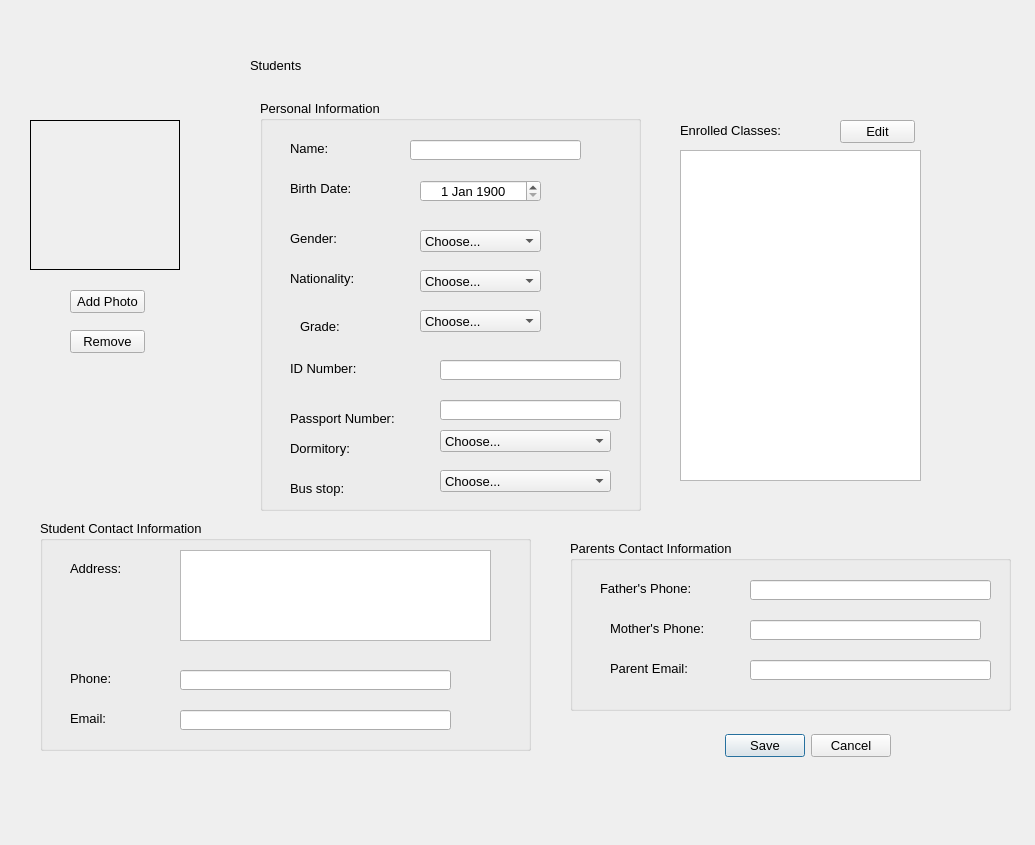
<?xml version="1.0" encoding="UTF-8"?>
<ui version="4.0">
 <class>EditStudentDialog</class>
 <widget class="QDialog" name="EditStudentDialog">
  <property name="geometry">
   <rect>
    <x>0</x>
    <y>0</y>
    <width>1035</width>
    <height>845</height>
   </rect>
  </property>
  <property name="font">
   <font>
    <pointsize>10</pointsize>
   </font>
  </property>
  <property name="windowTitle">
   <string>Dialog</string>
  </property>
  <widget class="QDialogButtonBox" name="buttonBox">
   <property name="geometry">
    <rect>
     <x>550</x>
     <y>730</y>
     <width>341</width>
     <height>32</height>
    </rect>
   </property>
   <property name="orientation">
    <enum>Qt::Horizontal</enum>
   </property>
   <property name="standardButtons">
    <set>QDialogButtonBox::Cancel|QDialogButtonBox::Save</set>
   </property>
  </widget>
  <widget class="QPushButton" name="btnAddPhoto">
   <property name="geometry">
    <rect>
     <x>70</x>
     <y>290</y>
     <width>75</width>
     <height>23</height>
    </rect>
   </property>
   <property name="text">
    <string>Add Photo</string>
   </property>
  </widget>
  <widget class="QGroupBox" name="groupBox_3">
   <property name="geometry">
    <rect>
     <x>570</x>
     <y>540</y>
     <width>441</width>
     <height>171</height>
    </rect>
   </property>
   <property name="title">
    <string>Parents Contact Information</string>
   </property>
   <widget class="QLabel" name="label_12">
    <property name="geometry">
     <rect>
      <x>30</x>
      <y>40</y>
      <width>101</width>
      <height>16</height>
     </rect>
    </property>
    <property name="text">
     <string>Father's Phone:</string>
    </property>
   </widget>
   <widget class="QLineEdit" name="leFathersPhone">
    <property name="geometry">
     <rect>
      <x>180</x>
      <y>40</y>
      <width>241</width>
      <height>20</height>
     </rect>
    </property>
   </widget>
   <widget class="QLabel" name="label_13">
    <property name="geometry">
     <rect>
      <x>40</x>
      <y>80</y>
      <width>101</width>
      <height>16</height>
     </rect>
    </property>
    <property name="text">
     <string>Mother's Phone:</string>
    </property>
   </widget>
   <widget class="QLineEdit" name="leMothersPhone">
    <property name="geometry">
     <rect>
      <x>180</x>
      <y>80</y>
      <width>231</width>
      <height>20</height>
     </rect>
    </property>
   </widget>
   <widget class="QLabel" name="label_14">
    <property name="geometry">
     <rect>
      <x>40</x>
      <y>120</y>
      <width>91</width>
      <height>16</height>
     </rect>
    </property>
    <property name="text">
     <string>Parent Email:</string>
    </property>
   </widget>
   <widget class="QLineEdit" name="leParentEmail">
    <property name="geometry">
     <rect>
      <x>180</x>
      <y>120</y>
      <width>241</width>
      <height>20</height>
     </rect>
    </property>
   </widget>
  </widget>
  <widget class="QGroupBox" name="groupBox">
   <property name="geometry">
    <rect>
     <x>260</x>
     <y>100</y>
     <width>381</width>
     <height>411</height>
    </rect>
   </property>
   <property name="title">
    <string>Personal Information</string>
   </property>
   <widget class="QLabel" name="label_3">
    <property name="geometry">
     <rect>
      <x>30</x>
      <y>40</y>
      <width>61</width>
      <height>16</height>
     </rect>
    </property>
    <property name="text">
     <string>Name:</string>
    </property>
   </widget>
   <widget class="QLineEdit" name="leName">
    <property name="geometry">
     <rect>
      <x>150</x>
      <y>40</y>
      <width>171</width>
      <height>20</height>
     </rect>
    </property>
   </widget>
   <widget class="QLabel" name="label_4">
    <property name="geometry">
     <rect>
      <x>30</x>
      <y>80</y>
      <width>71</width>
      <height>16</height>
     </rect>
    </property>
    <property name="text">
     <string>Birth Date:</string>
    </property>
   </widget>
   <widget class="QDateEdit" name="deBirthDate">
    <property name="geometry">
     <rect>
      <x>160</x>
      <y>80</y>
      <width>121</width>
      <height>22</height>
     </rect>
    </property>
    <property name="alignment">
     <set>Qt::AlignCenter</set>
    </property>
    <property name="timeSpec">
     <enum>Qt::LocalTime</enum>
    </property>
    <property name="date">
     <date>
      <year>1900</year>
      <month>1</month>
      <day>1</day>
     </date>
    </property>
   </widget>
   <widget class="QLabel" name="label_5">
    <property name="geometry">
     <rect>
      <x>30</x>
      <y>130</y>
      <width>61</width>
      <height>16</height>
     </rect>
    </property>
    <property name="text">
     <string>Gender:</string>
    </property>
   </widget>
   <widget class="QComboBox" name="cbGender">
    <property name="geometry">
     <rect>
      <x>160</x>
      <y>130</y>
      <width>121</width>
      <height>22</height>
     </rect>
    </property>
    <item>
     <property name="text">
      <string>Choose...</string>
     </property>
    </item>
    <item>
     <property name="text">
      <string>Male</string>
     </property>
    </item>
    <item>
     <property name="text">
      <string>Female</string>
     </property>
    </item>
   </widget>
   <widget class="QLabel" name="label_6">
    <property name="geometry">
     <rect>
      <x>30</x>
      <y>170</y>
      <width>91</width>
      <height>16</height>
     </rect>
    </property>
    <property name="text">
     <string>Nationality:</string>
    </property>
   </widget>
   <widget class="QComboBox" name="cbNationality">
    <property name="geometry">
     <rect>
      <x>160</x>
      <y>170</y>
      <width>121</width>
      <height>22</height>
     </rect>
    </property>
    <item>
     <property name="text">
      <string>Choose...</string>
     </property>
    </item>
   </widget>
   <widget class="QLabel" name="label_7">
    <property name="geometry">
     <rect>
      <x>30</x>
      <y>260</y>
      <width>81</width>
      <height>16</height>
     </rect>
    </property>
    <property name="text">
     <string>ID Number:</string>
    </property>
   </widget>
   <widget class="QLineEdit" name="leIDNumber">
    <property name="geometry">
     <rect>
      <x>180</x>
      <y>260</y>
      <width>181</width>
      <height>20</height>
     </rect>
    </property>
   </widget>
   <widget class="QLabel" name="label_8">
    <property name="geometry">
     <rect>
      <x>30</x>
      <y>310</y>
      <width>111</width>
      <height>16</height>
     </rect>
    </property>
    <property name="text">
     <string>Passport Number:</string>
    </property>
   </widget>
   <widget class="QLineEdit" name="lePassportNumber">
    <property name="geometry">
     <rect>
      <x>180</x>
      <y>300</y>
      <width>181</width>
      <height>20</height>
     </rect>
    </property>
   </widget>
   <widget class="QLabel" name="label_15">
    <property name="geometry">
     <rect>
      <x>30</x>
      <y>340</y>
      <width>71</width>
      <height>16</height>
     </rect>
    </property>
    <property name="text">
     <string>Dormitory:</string>
    </property>
   </widget>
   <widget class="QLabel" name="label_16">
    <property name="geometry">
     <rect>
      <x>30</x>
      <y>380</y>
      <width>71</width>
      <height>16</height>
     </rect>
    </property>
    <property name="text">
     <string>Bus stop:</string>
    </property>
   </widget>
   <widget class="QComboBox" name="cbDormitory">
    <property name="geometry">
     <rect>
      <x>180</x>
      <y>330</y>
      <width>171</width>
      <height>22</height>
     </rect>
    </property>
    <item>
     <property name="text">
      <string>Choose...</string>
     </property>
    </item>
   </widget>
   <widget class="QComboBox" name="cbBusStop">
    <property name="geometry">
     <rect>
      <x>180</x>
      <y>370</y>
      <width>171</width>
      <height>22</height>
     </rect>
    </property>
    <item>
     <property name="text">
      <string>Choose...</string>
     </property>
    </item>
   </widget>
   <widget class="QLabel" name="label_17">
    <property name="geometry">
     <rect>
      <x>40</x>
      <y>220</y>
      <width>54</width>
      <height>12</height>
     </rect>
    </property>
    <property name="text">
     <string>Grade:</string>
    </property>
   </widget>
   <widget class="QComboBox" name="cbGrade">
    <property name="geometry">
     <rect>
      <x>160</x>
      <y>210</y>
      <width>121</width>
      <height>22</height>
     </rect>
    </property>
    <item>
     <property name="text">
      <string>Choose...</string>
     </property>
    </item>
   </widget>
  </widget>
  <widget class="QGroupBox" name="groupBox_2">
   <property name="geometry">
    <rect>
     <x>40</x>
     <y>520</y>
     <width>491</width>
     <height>231</height>
    </rect>
   </property>
   <property name="title">
    <string>Student Contact Information</string>
   </property>
   <widget class="QLabel" name="label_9">
    <property name="geometry">
     <rect>
      <x>30</x>
      <y>40</y>
      <width>71</width>
      <height>16</height>
     </rect>
    </property>
    <property name="text">
     <string>Address:</string>
    </property>
   </widget>
   <widget class="QPlainTextEdit" name="teAddress">
    <property name="geometry">
     <rect>
      <x>140</x>
      <y>30</y>
      <width>311</width>
      <height>91</height>
     </rect>
    </property>
   </widget>
   <widget class="QLabel" name="label_10">
    <property name="geometry">
     <rect>
      <x>30</x>
      <y>150</y>
      <width>51</width>
      <height>16</height>
     </rect>
    </property>
    <property name="text">
     <string>Phone:</string>
    </property>
   </widget>
   <widget class="QLineEdit" name="leStudentPhone">
    <property name="geometry">
     <rect>
      <x>140</x>
      <y>150</y>
      <width>271</width>
      <height>20</height>
     </rect>
    </property>
   </widget>
   <widget class="QLabel" name="label_11">
    <property name="geometry">
     <rect>
      <x>30</x>
      <y>190</y>
      <width>61</width>
      <height>16</height>
     </rect>
    </property>
    <property name="text">
     <string>Email:</string>
    </property>
   </widget>
   <widget class="QLineEdit" name="leStudentEmail">
    <property name="geometry">
     <rect>
      <x>140</x>
      <y>190</y>
      <width>271</width>
      <height>20</height>
     </rect>
    </property>
   </widget>
  </widget>
  <widget class="QLabel" name="lblStudentPhoto">
   <property name="geometry">
    <rect>
     <x>30</x>
     <y>120</y>
     <width>150</width>
     <height>150</height>
    </rect>
   </property>
   <property name="sizePolicy">
    <sizepolicy hsizetype="Fixed" vsizetype="Fixed">
     <horstretch>0</horstretch>
     <verstretch>0</verstretch>
    </sizepolicy>
   </property>
   <property name="minimumSize">
    <size>
     <width>150</width>
     <height>150</height>
    </size>
   </property>
   <property name="maximumSize">
    <size>
     <width>150</width>
     <height>150</height>
    </size>
   </property>
   <property name="frameShape">
    <enum>QFrame::Box</enum>
   </property>
   <property name="text">
    <string/>
   </property>
   <property name="pixmap">
    <pixmap resource="resources.qrc">:/images/user_profile.png</pixmap>
   </property>
   <property name="alignment">
    <set>Qt::AlignCenter</set>
   </property>
  </widget>
  <widget class="QLabel" name="label">
   <property name="geometry">
    <rect>
     <x>250</x>
     <y>30</y>
     <width>171</width>
     <height>71</height>
    </rect>
   </property>
   <property name="font">
    <font>
     <pointsize>10</pointsize>
    </font>
   </property>
   <property name="text">
    <string>Students</string>
   </property>
  </widget>
  <widget class="QPushButton" name="btnRemove">
   <property name="geometry">
    <rect>
     <x>70</x>
     <y>330</y>
     <width>75</width>
     <height>23</height>
    </rect>
   </property>
   <property name="text">
    <string>Remove</string>
   </property>
  </widget>
  <widget class="QListView" name="lvClassesTaken">
   <property name="geometry">
    <rect>
     <x>680</x>
     <y>150</y>
     <width>241</width>
     <height>331</height>
    </rect>
   </property>
   <property name="editTriggers">
    <set>QAbstractItemView::NoEditTriggers</set>
   </property>
  </widget>
  <widget class="QLabel" name="label_2">
   <property name="geometry">
    <rect>
     <x>680</x>
     <y>120</y>
     <width>131</width>
     <height>21</height>
    </rect>
   </property>
   <property name="font">
    <font>
     <pointsize>10</pointsize>
    </font>
   </property>
   <property name="text">
    <string>Enrolled Classes:</string>
   </property>
  </widget>
  <widget class="QPushButton" name="btnEditClasses">
   <property name="geometry">
    <rect>
     <x>840</x>
     <y>120</y>
     <width>75</width>
     <height>23</height>
    </rect>
   </property>
   <property name="toolTip">
    <string>Edit the classes the current student is enrolled in</string>
   </property>
   <property name="text">
    <string>Edit</string>
   </property>
  </widget>
 </widget>
 <resources>
  <include location="resources.qrc"/>
 </resources>
 <connections>
  <connection>
   <sender>buttonBox</sender>
   <signal>accepted()</signal>
   <receiver>EditStudentDialog</receiver>
   <slot>accept()</slot>
   <hints>
    <hint type="sourcelabel">
     <x>248</x>
     <y>254</y>
    </hint>
    <hint type="destinationlabel">
     <x>157</x>
     <y>274</y>
    </hint>
   </hints>
  </connection>
  <connection>
   <sender>buttonBox</sender>
   <signal>rejected()</signal>
   <receiver>EditStudentDialog</receiver>
   <slot>reject()</slot>
   <hints>
    <hint type="sourcelabel">
     <x>316</x>
     <y>260</y>
    </hint>
    <hint type="destinationlabel">
     <x>286</x>
     <y>274</y>
    </hint>
   </hints>
  </connection>
 </connections>
</ui>
